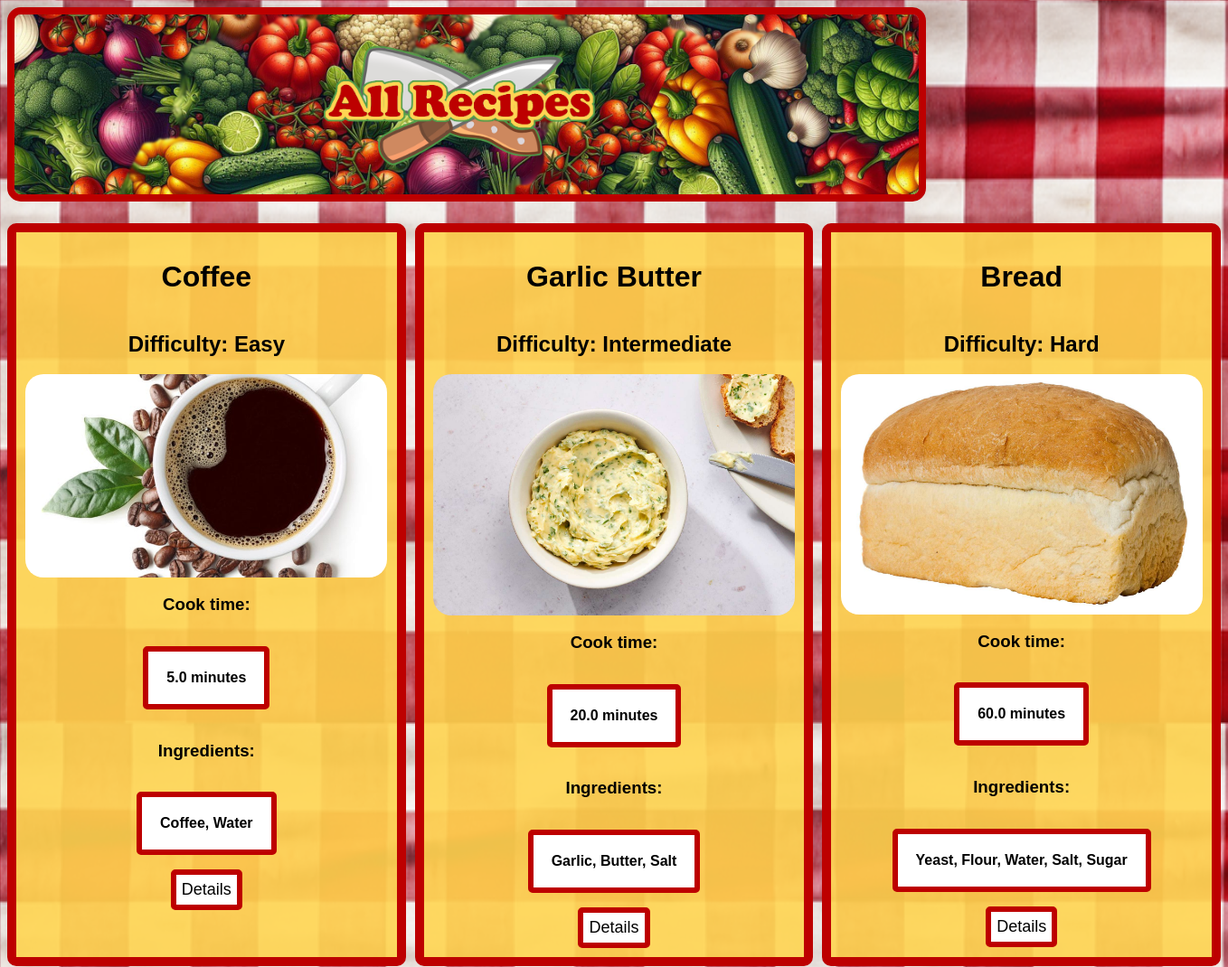
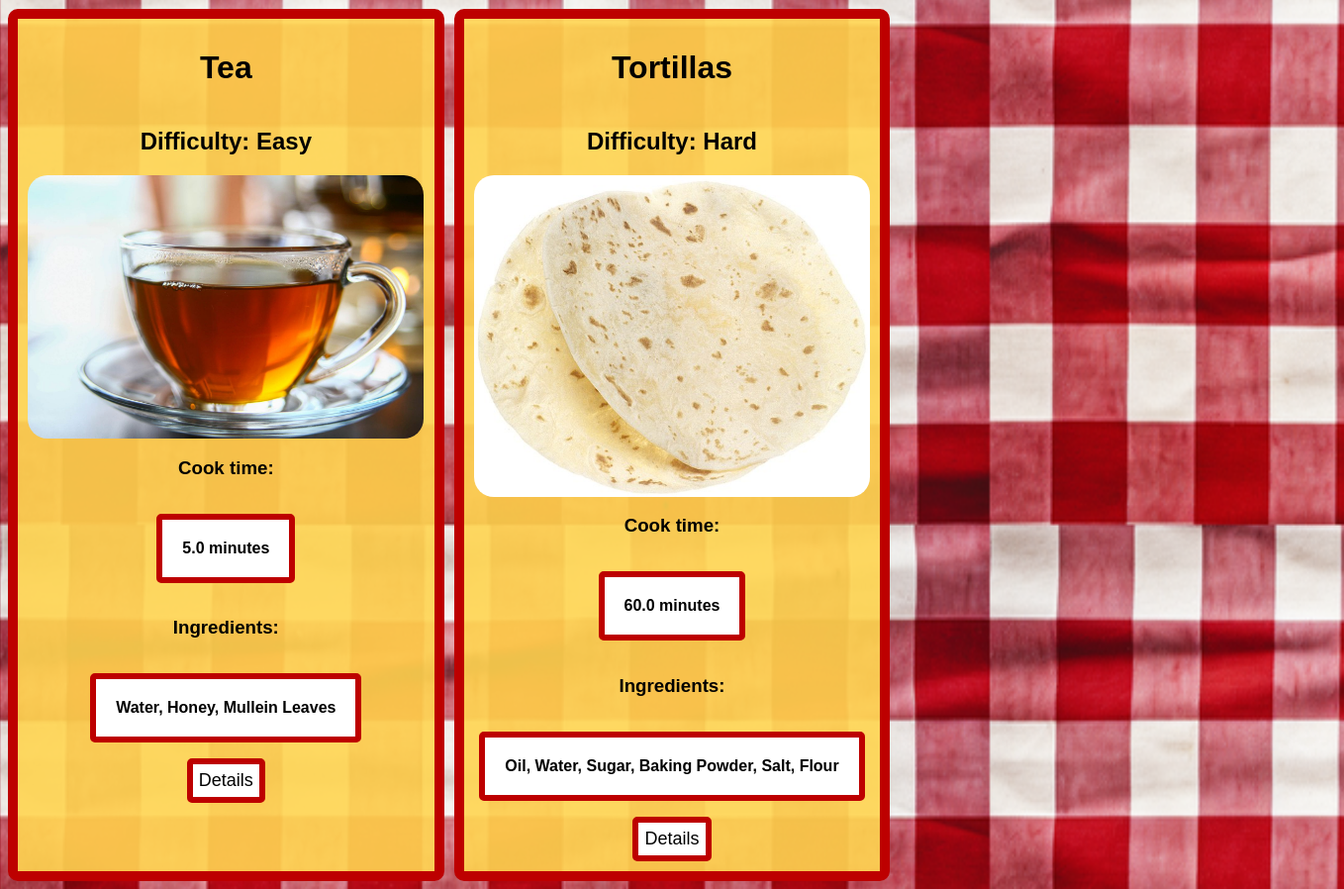
Page /all_recipes/ on the committed database (2 pictures, top to bottom).
### recipes/models.py (models this page shows, shortened)
class Recipe(models.Model):
    name = models.CharField(max_length=50)
    cook_time = models.FloatField(help_text='in minutes')
    ingredients = models.CharField(max_length=120)
    description = models.TextField(max_length=200)
    steps = models.TextField(max_length=1000, help_text='Seperate each step with two commas')
    image = models.ImageField(upload_to='recipe_images', default='no_img.PNG')
    def calc_difficulty(self):
        ingredients = self.ingredients.split(', ')
        if self.cook_time < 10 and len(ingredients) < 4:
            self.difficulty = 'Easy'
        elif self.cook_time < 10 and len(ingredients) >= 4:
            self.difficulty = 'Medium'
        elif self.cook_time >= 10 and len(ingredients) < 4:
            self.difficulty = 'Intermediate'
        else:
            self.difficulty = 'Hard'
        return self.difficulty
    def get_absolute_url(self):
        return reverse('recipes:details', kwargs={'pk': self.pk})

### recipes/views.py (the view)
# urls.py: path('all_recipes/', ViewAllRecipes.as_view(), name='all_recipes'),
class ViewAllRecipes(ListView):
    model = Recipe
    template_name = 'recipes/all_recipes.html'

### recipes/templates/recipes/all_recipes.html (shortened to what this page needs)
<!DOCTYPE html>
<html>
    <head>
        {% load static %}
        <link rel="stylesheet" type="text/css" href="{% static 'recipes/css/styles.css' %}">
    </head>
    <body>
        <div class="banner">
            <img id="logo" src="{% static 'recipes/images/all_recipes.png' %}">
        </div>
        <div class="recipe_grid">
            {% for object in object_list %}
            <div class="grid_item">
                <h1>{{object.name}}</h1>
                <h2>Difficulty: {{object.calc_difficulty}}</h2>
                <img style="width: 400px; border-radius: 20px;" src="{{object.image.url}}">
                <h3>Cook time:</h3>
                <p>{{object.cook_time}} minutes</p>
                <h3>Ingredients:</h3>
                <p>{{object.ingredients}}</p>
                <button>
                    <a href="{{ object.get_absolute_url }}">Details</a>
                </button>
            </div>
            {% endfor %}
        </div>
    </body>
</html>

### recipes/static/recipes/css/styles.css (style rules this page uses)
* { font-family: Verdana, Geneva, Tahoma, sans-serif; list-style: none; }
body { background-image: url("../images/background.png"); background-repeat: repeat; background-size: 1000px 800px; }
.banner { position: relative; width: 1000px; text-align: center; }
#logo { position: absolute; top: 50%; left: 50%; transform: translate(-50%, -50%); width: 300px; z-index: 1; }
button { background-color: white; font-size: large; border-width: 6px; border-color: rgb(189, 000, 000); border-style: solid; border-radius: 5px; padding: 6px; }
a { text-decoration: none; color: black; }

### recipes/templates/recipes/all_recipes.html (style rules this page uses)
.recipe_grid { margin-top: 20px; display: grid; grid-gap: 10px; grid-template-columns: 1fr 1fr 1fr; }
.grid_item { padding: 10px; display: flex; flex-direction: column; align-items: center; border-width: 10px; border-color: rgb(189, 000, 000); border-style: solid; border-radius: 10px; background-color: rgba(255, 213, 082, .9); }
p { font-weight: bold; padding: 20px; background-color: white; border-radius: 5px; border-color: rgb(189, 000, 000); border-style: solid; border-width: 6px; }

### rows in the picture
Recipe: name "Coffee", calc_difficulty "Easy", image (picture), cook_time "5.0", ingredients "Coffee, Water"
Recipe: name "Garlic Butter", calc_difficulty "Intermediate", image (picture), cook_time "20.0", ingredients "Garlic, Butter, Salt"
Recipe: name "Bread", calc_difficulty "Hard", image (picture), cook_time "60.0", ingredients "Yeast, Flour, Water, Salt, Sugar"
Recipe: name "Tea", calc_difficulty "Easy", image (picture), cook_time "5.0", ingredients "Water, Honey, Mullein Leaves"
Recipe: name "Tortillas", calc_difficulty "Hard", image (picture), cook_time "60.0", ingredients "Oil, Water, Sugar, Baking Powder, Salt, Flour"
